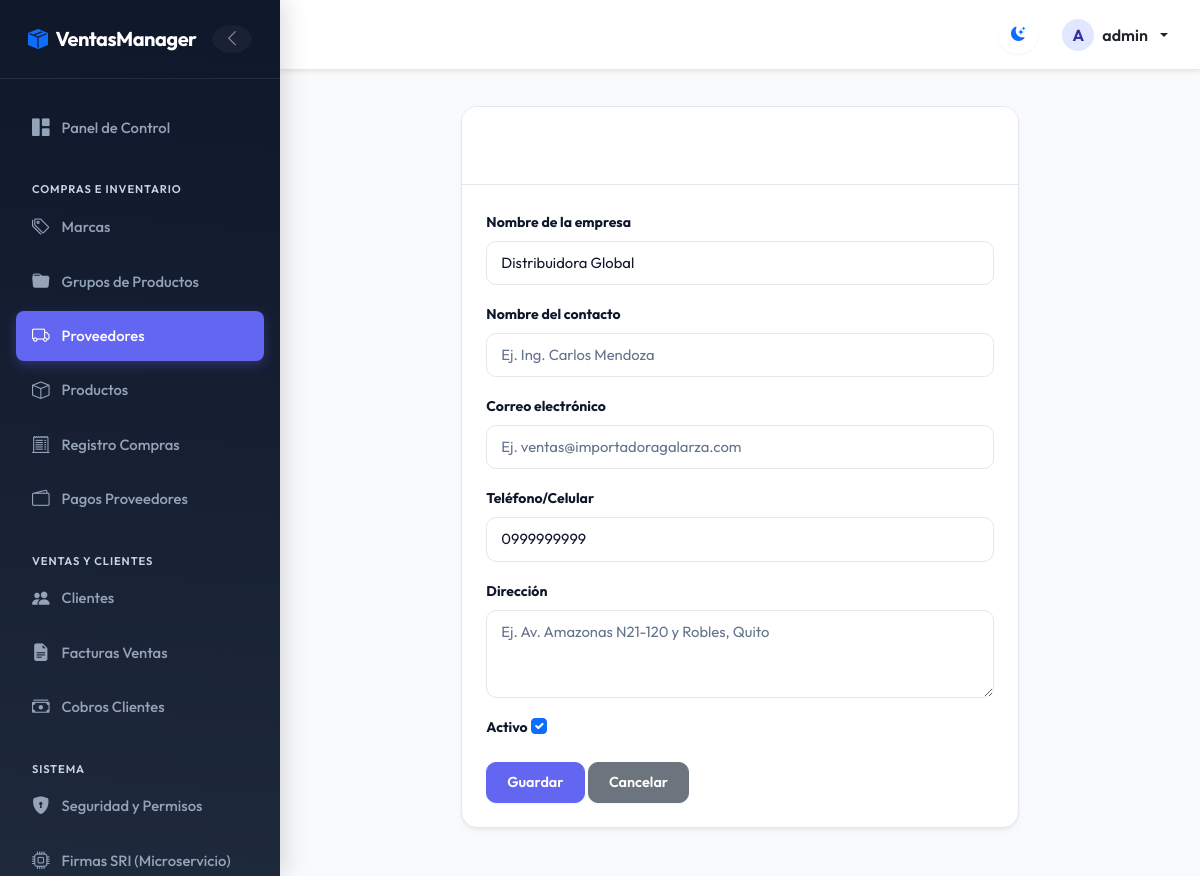
The page /suppliers/6/edit/ (signed in) on the database as committed earlier.
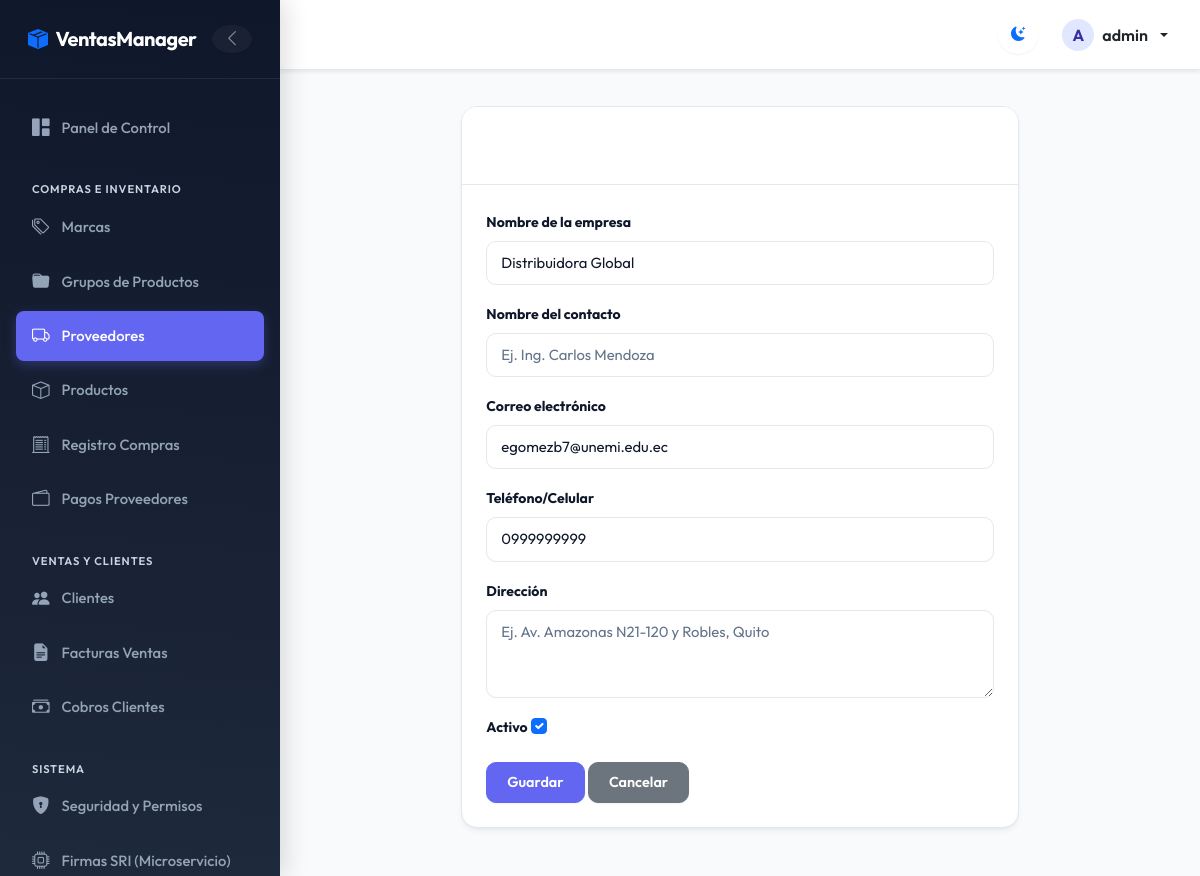
The same page on the database as committed later.
### billing/models.py (models this page shows, shortened)
class Supplier(models.Model):
    name = models.CharField(max_length=200, verbose_name='Company Name')
    contact_name = models.CharField(max_length=200, blank=True, null=True)
    email = models.EmailField(blank=True, null=True)
    phone = models.CharField(max_length=20, blank=True, null=True)
    address = models.TextField(blank=True, null=True)
    is_active = models.BooleanField(default=True)
    created_at = models.DateTimeField(auto_now_add=True)
    updated_at = models.DateTimeField(auto_now=True)
    class Meta:
        verbose_name = 'Supplier'
        verbose_name_plural = 'Suppliers'
        ordering = ['name']
        permissions = [
            ("download_supplier_pdf", "Can download Supplier PDF report"),
            ("download_supplier_excel", "Can download Supplier Excel report"),
            ("detail_supplier", "Can view Supplier detail modal"),
        ]

### billing/views.py (the view)
# urls.py: path('suppliers/<int:pk>/edit/', views.SupplierUpdateView.as_view(), name='supplier_update'),
class SupplierUpdateView(LoginRequiredMixin, PermissionRequiredMixin, UpdateView):
    permission_required = 'billing.change_supplier'
    model = Supplier; form_class = SupplierForm; template_name = 'billing/supplier_form.html'; success_url = reverse_lazy('billing:supplier_list')

### billing/forms.py (shortened to what this page needs)
class SupplierForm(forms.ModelForm):
    class Meta:
        model = Supplier
        fields = ['name', 'contact_name', 'email', 'phone', 'address', 'is_active']
        labels = {
            'name': 'Nombre de la empresa',
            'contact_name': 'Nombre del contacto',
            'email': 'Correo electrónico',
            'phone': 'Teléfono/Celular',
            'address': 'Dirección',
            'is_active': 'Activo',
        }
        widgets = {
            'name': forms.TextInput(attrs={'class':'form-control', 'placeholder': 'Ej. Importadora Galarza S.A.'}),
            'contact_name': forms.TextInput(attrs={'class':'form-control', 'placeholder': 'Ej. Ing. Carlos Mendoza'}),
            'email': forms.EmailInput(attrs={'class':'form-control', 'placeholder': 'Ej. ventas@importadoragalarza.com'}),
            'phone': forms.TextInput(attrs={'class':'form-control', 'placeholder': 'Ej. 0998765432'}),
            'address': forms.Textarea(attrs={'class':'form-control', 'rows': 3, 'placeholder': 'Ej. Av. Amazonas N21-120 y Robles, Quito'}),
            'is_active': forms.CheckboxInput(attrs={'class':'form-check-input'}),
        }

### billing/templates/billing/supplier_form.html (shortened to what this page needs)
{% extends 'billing/base.html' %}
{% block content %}
<div class="row justify-content-center">
  <div class="col-md-8">
    <div class="card shadow">
      <div class="card-header bg-primary text-white"><h4>Proveedor</h4></div>
      <div class="card-body">
        <form method="post">
          {% for field in form %}
          <div class="mb-3">
            <label class="form-label fw-bold">{{ field.label }}</label>
            {{ field }}
          </div>
          {% endfor %}
          <button type="submit" class="btn btn-primary">Guardar</button>
          <a href="{% url 'billing:supplier_list' %}" class="btn btn-secondary">Cancelar</a>
        </form>
      </div>
    </div>
  </div>
</div>
{% endblock %}

Rows that differ between the two databases and show on the page:
changed Supplier "Distribuidora Global": email (not shown) → "egomezb7@unemi.edu.ec"
